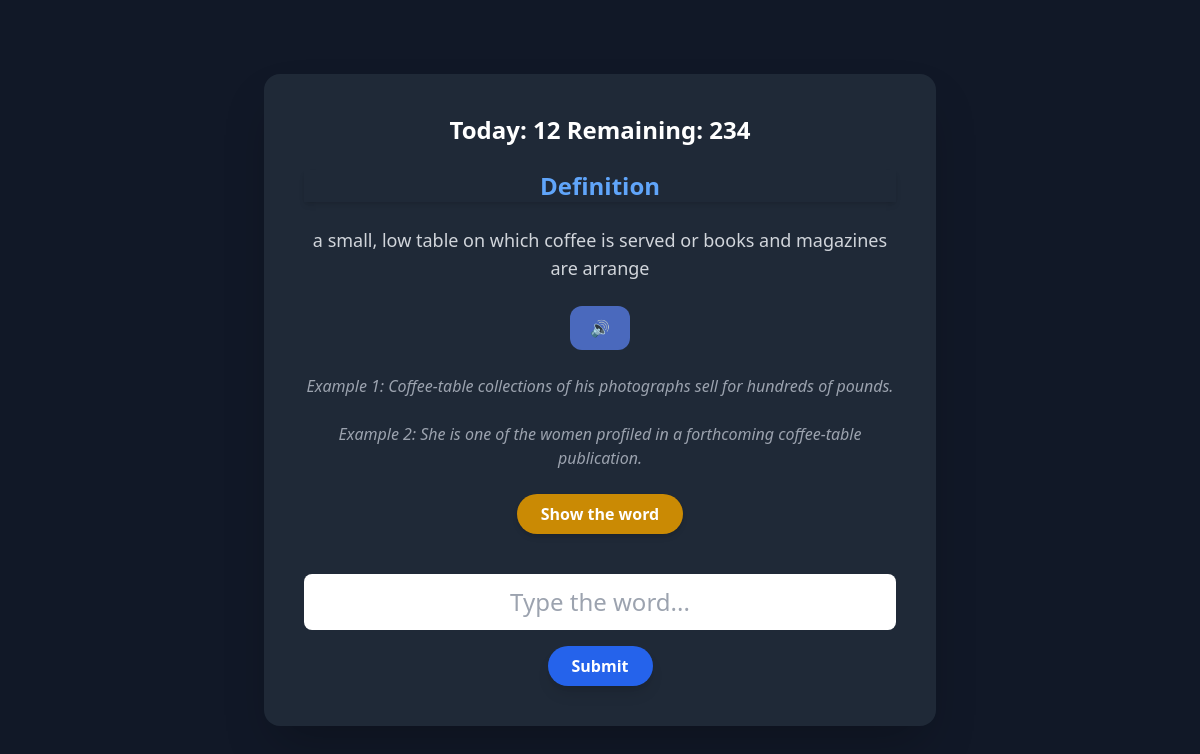
The page / on the database its author committed.
### main.py (models this page shows)
class WordEntry(Base):
    __tablename__ = "words"
    id = Column(Integer, primary_key=True)
    word = Column(String, unique=True)
    definition = Column(String)
    example1 = Column(String)
    example2 = Column(String)
    cycle = Column(Integer, default=0)
    last_seen = Column(DateTime, default=datetime.now)
    last_read = Column(DateTime, default=datetime.now)

### main.py (the view)
@app.get("/", response_class=HTMLResponse)
def show_word(request: Request):
    review = 0
    session = Session()
    if(app.state.queue):
        word_id = app.state.queue[0]
        word = session.query(WordEntry).get(word_id)
        review = 1
    else:
        word = session.query(WordEntry).order_by(WordEntry.last_seen).first()
        word_id = word.id
        while word.cycle > 0:
            word.last_seen = datetime.now()
            word.cycle -= 1
            word = session.query(WordEntry).order_by(WordEntry.last_seen).first()
            word_id = word.id
    word_data = {
        "id": word.id,
        "word": word.word,
        "definition": word.definition,
        "example1": word.example1,
        "example2": word.example2,
        "review" : review
    }
    session.commit()
    session.close()
    return templates.TemplateResponse("index.html", {
        "request": request,
        "word_entry": word_data,
        "show_rating": False,
        "error": None,
        "today_count" : count_words_seen_today(word_id),
        "review":review
    })

### templates/index.html (shortened to what this page needs)
<!DOCTYPE html>
<html lang="en" dir="ltr">
  <head>
    <script src="https://cdn.tailwindcss.com"></script>
  </head>
  <body
    class="bg-gray-900 text-white flex items-center justify-center min-h-screen"
  >
    <div
      class="bg-gray-800 p-10 rounded-2xl shadow-2xl w-full max-w-2xl text-center space-y-6"
    >
      {% if review %}
      <h2 class="text-6xl font-bold text-yellow-400">Review</h2>
      {% else %}
      <h2 class="text-2xl font-bold">{{today_count }}</h2>
      {% endif %}
      <h2 class="text-2xl font-bold text-blue-400 shadow-md">Definition</h2>
      <p class="text-lg text-gray-300">{{ word_entry.definition }}</p>
      <button
        type="button"
        onclick="speakWord('{{ word_entry.word }}')"
        class="pronounce-btn"
      >
        🔊
      </button>
      {% if word_entry.example1 %}
      <p class="italic text-gray-400">Example 1: {{ word_entry.example1 }}</p>
      {% endif %} {% if word_entry.example2 %}
      <p class="italic text-gray-400">Example 2: {{ word_entry.example2 }}</p>
      {% endif %}
      <button
        onclick="showWord()"
        class="bg-yellow-600 hover:bg-yellow-700 text-white px-6 py-2 rounded-full font-bold shadow-md transition-all"
      >
        Show the word
      </button>
      {% if not show_rating %}
      <form method="post">
        <input
          type="text"
          name="user_input"
          autofocus
          autocomplete="off"
          autocorrect="off"
          autocapitalize="off"
          spellcheck="false"
          class="mt-4 text-center text-2xl w-full p-3 rounded-lg text-black"
          placeholder="Type the word..."
        />
        <button
          type="submit"
          class="mt-4 bg-blue-600 hover:bg-blue-700 text-white px-6 py-2 rounded-full font-bold shadow-lg transition-all"
        >
          Submit
        </button>
      </form>
      {% endif %}
    </div>
  </body>
</html>

### templates/index.html (style rules this page uses)
.pronounce-btn { background-color: #4a69bd; color: white; padding: 10px 20px; border: none; border-radius: 12px; font-size: 16px; cursor: pointer; margin-top: 10px; }

### rows shown on the page
WordEntry: definition "a small, low table on which coffee is served or books and magazines are arrange", example1 "Coffee-table collections of his photographs sell for hundreds of pounds.", example2 "She is one of the women profiled in a forthcoming coffee-table publication."

### other values the page prints
{{ today_count }} "Today: 12 Remaining: 234"
